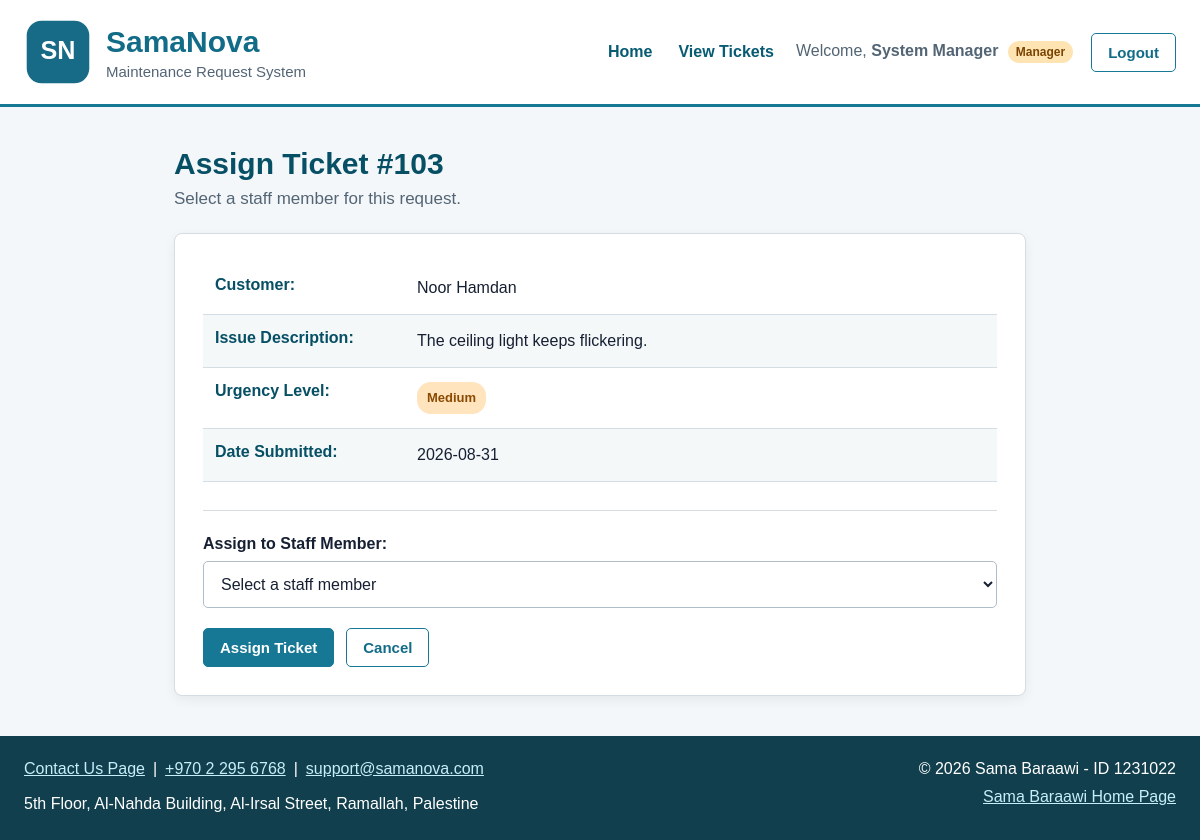
The page /assign.php?id=103 (signed in) on the database its author committed.
### tables this page shows
CREATE TABLE `tickets` (
  `ticket_id` int NOT NULL AUTO_INCREMENT,
  `customer_id` int NOT NULL,
  `contact_email` varchar(150) NOT NULL,
  `location` varchar(150) NOT NULL,
  `description` text NOT NULL,
  `submitted_date` date NOT NULL,
  `status` enum('Pending','Assigned','Completed') NOT NULL DEFAULT 'Pending',
  `emergency_level` enum('Low','Medium','High') NOT NULL,
  `assigned_date` date DEFAULT NULL,
  `assigned_staff_id` int DEFAULT NULL,
  `image_name` varchar(255) DEFAULT NULL,
  PRIMARY KEY (`ticket_id`),
  KEY `fk_ticket_customer` (`customer_id`),
  KEY `fk_ticket_staff` (`assigned_staff_id`),
  CONSTRAINT `fk_ticket_customer` FOREIGN KEY (`customer_id`) REFERENCES `users` (`id`),
  CONSTRAINT `fk_ticket_staff` FOREIGN KEY (`assigned_staff_id`) REFERENCES `users` (`id`)
);

CREATE TABLE `users` (
  `id` int NOT NULL,
  `name` varchar(100) NOT NULL,
  `email` varchar(150) NOT NULL,
  `password` varchar(255) NOT NULL,
  `user_type` enum('manager','customer','staff') NOT NULL,
  PRIMARY KEY (`id`),
  UNIQUE KEY `email` (`email`)
);

### auth.php (called while the page is built, shortened)
<?php
function escape(?string $value): string
{
    return htmlspecialchars(
        $value ?? '',
        ENT_QUOTES,
        'UTF-8'
    );
}
?>

### assign.php (the view, shortened to what this page needs)
<?php
require_once 'dbconfig.in.php';
require_once 'includes/auth.php';
if ($_SERVER['REQUEST_METHOD'] === 'POST') {
    $ticketId = filter_input(
        INPUT_POST,
        'ticket_id',
        FILTER_VALIDATE_INT
    );
} else {
    $ticketId = filter_input(
        INPUT_GET,
        'id',
        FILTER_VALIDATE_INT
    );
}
    ?>
    <?php
$ticketSql = "SELECT
                  ticket.ticket_id,
                  ticket.description,
                  ticket.submitted_date,
                  ticket.status,
                  ticket.emergency_level,
                  customer.name AS customer_name
              FROM tickets AS ticket
              INNER JOIN users AS customer
                  ON ticket.customer_id = customer.id
              WHERE ticket.ticket_id = :ticketId";
$ticketStatement = $pdo->prepare($ticketSql);
$ticketStatement->bindValue(
    ':ticketId',
    $ticketId
);
$ticketStatement->execute();
$ticket = $ticketStatement->fetch();
    ?>
    <?php
require_once 'includes/header.php';
?>
<main class="assign-page">
    <header class="page-heading">
        <h2>
            Assign Ticket
            #<?= escape($ticket['ticket_id']) ?>
        </h2>
        <p>
            Select a staff member for this request.
        </p>
    </header>
    <article class="assign-card">
        <ul class="assign-ticket-details">
            <li class="detail-item">
                <strong>Customer:</strong>
                <span>
                    <?= escape($ticket['customer_name']) ?>
                </span>
            </li>
            <li class="detail-item">
                <strong>Issue Description:</strong>
                <span>
                    <?= escape($ticket['description']) ?>
                </span>
            </li>
            <li class="detail-item">
                <strong>Urgency Level:</strong>
                <span class="emergency-label
                             emergency-<?= escape(
                                 strtolower(
                                     $ticket['emergency_level']
                                 )
                             ) ?>">
                    <?= escape($ticket['emergency_level']) ?>
                </span>
            </li>
            <li class="detail-item">
                <strong>Date Submitted:</strong>
                <span>
                    <?= escape($ticket['submitted_date']) ?>
                </span>
            </li>
        </ul>
        <form class="assign-form"
              action="assign.php"
              method="post">
            <div class="form-group">
                <label class="form-label"
                       for="staff_id">
                    Assign to Staff Member:
                </label>
                <select class="form-control"
                        id="staff_id"
                        name="staff_id"
                        required>
                    <option value="">
                        Select a staff member
                    </option>
                </select>
            </div>
            <div class="form-actions">
                <button class="btn"
                        type="submit">
                    Assign Ticket
                </button>
                <a class="btn reset-button"
                   href="ticketsys.php">
                    Cancel
                </a>
            </div>
        </form>
    </article>
</main>
<?php require_once 'includes/footer.php'; ?>

### style.css (style rules this page uses)
* { box-sizing: border-box; }
html, body { margin: 0; padding: 0; min-height: 100%; }
body { min-height: 100vh; display: flex; flex-direction: column; font-family: Arial, sans-serif; color: #172033; background-color: #f4f7f9; }
main { width: 100%; max-width: 1200px; margin: 0 auto; padding: 40px 24px; flex: 1; }
a { color: #096b87; }
button, input, select, textarea { font-family: Arial, sans-serif; }
.btn { display: inline-block; padding: 10px 16px; border: 1px solid #167895; border-radius: 5px; background-color: #167895; color: #ffffff; font-size: 15px; font-weight: bold; text-align: center; text-decoration: none; cursor: pointer; }
.form-group { display: flex; flex-direction: column; gap: 8px; }
.form-label { font-weight: bold; color: #172033; }
.form-control { width: 100%; padding: 13px; border: 1px solid #aebdc7; border-radius: 5px; background-color: #ffffff; color: #172033; font-size: 16px; }
.form-actions { display: flex; align-items: center; gap: 12px; }
.page-heading h2 { margin-top: 0; margin-bottom: 8px; color: #064f65; font-size: 30px; }
.page-heading p { margin: 0; color: #536575; font-size: 17px; }
.reset-button { background-color: #ffffff; color: #126c88; }
.status-label, .emergency-label { display: inline-block; padding: 6px 10px; border-radius: 14px; font-size: 13px; font-weight: bold; text-align: center; white-space: nowrap; }
.emergency-medium { color: #8a4a00; background-color: #ffe4bd; }
.detail-item { padding: 14px 12px; display: flex; align-items: flex-start; gap: 12px; border-bottom: 1px solid #d3dde3; }
.detail-item:nth-child(even) { background-color: #f4f8f9; }
.detail-item strong { min-width: 190px; color: #064f65; }
.detail-item span { line-height: 1.5; }
.assign-page { max-width: 900px; display: flex; flex-direction: column; gap: 24px; }
.assign-card { width: 100%; padding: 28px; background-color: #ffffff; border: 1px solid #d3dde3; border-radius: 8px; box-shadow: 0 4px 12px rgba(0, 0, 0, 0.06); }
.assign-ticket-details { margin: 0; padding: 0; list-style: none; }
.assign-form { margin-top: 28px; padding-top: 24px; display: flex; flex-direction: column; gap: 20px; border-top: 1px solid #d3dde3; }

### rows shown on the page
tickets: ticket_id "103", customer.name "Noor Hamdan", description "The ceiling light keeps flickering.", emergency_level "Medium", submitted_date "2026-08-31"

### other values the page prints
$_SESSION['user_name'] "System Manager"
